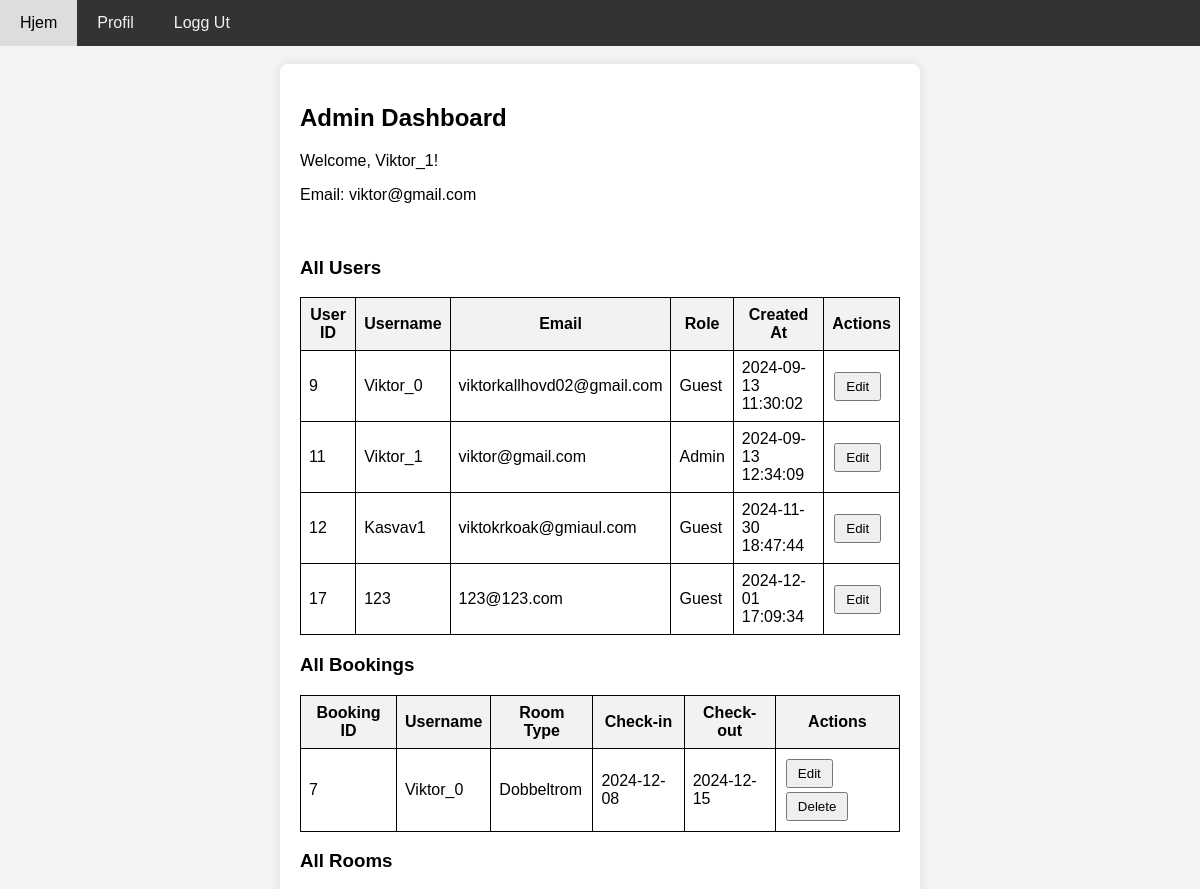
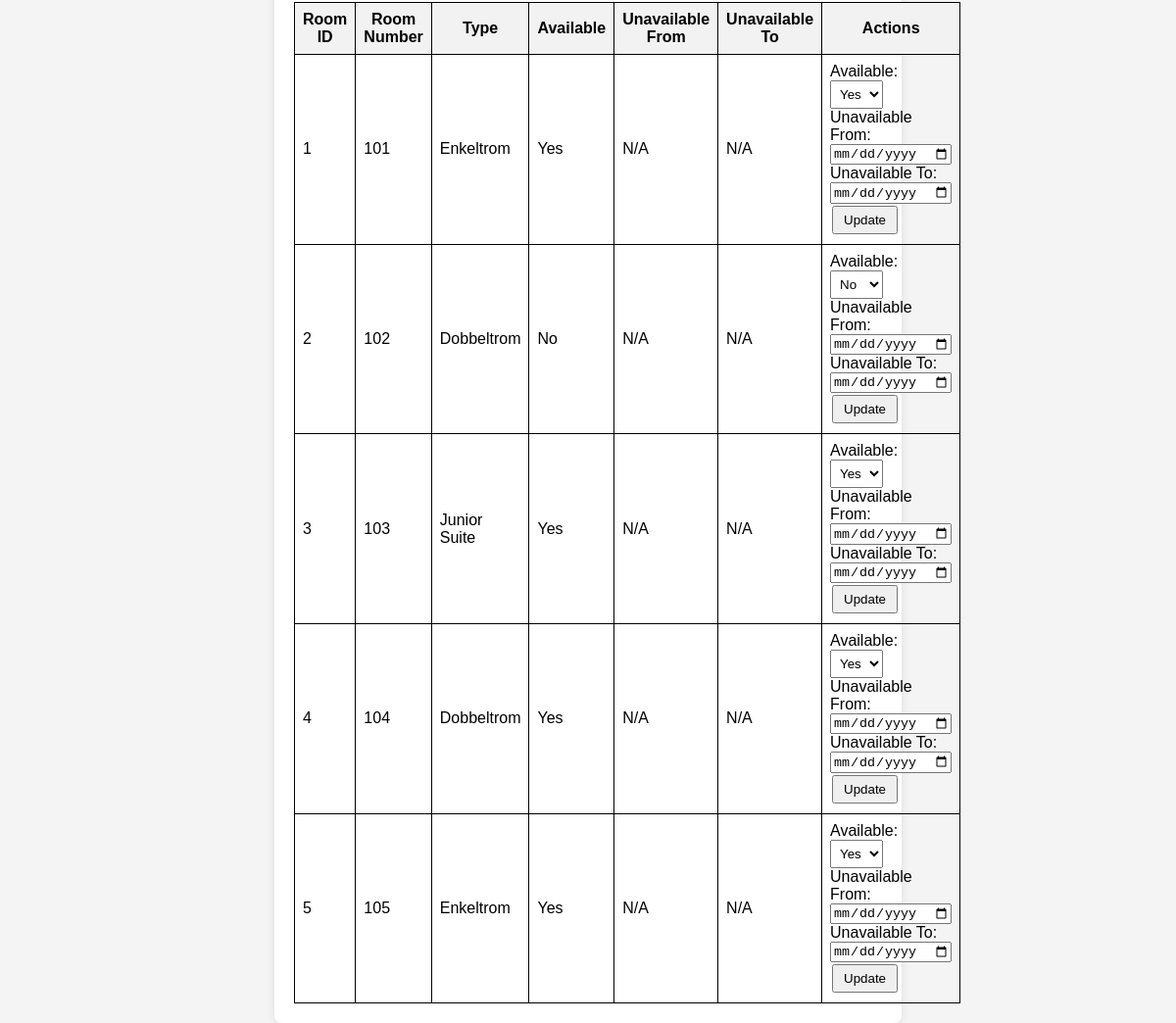
Page /profile.php (signed in) on the committed database (2 pictures, top to bottom).
### tables this page shows
CREATE TABLE `users` (
  `user_id` int(11) NOT NULL,
  `username` varchar(255) NOT NULL,
  `password` varchar(255) NOT NULL,
  `email` varchar(255) NOT NULL,
  `role` tinyint(1) NOT NULL COMMENT 'boolean 0 = gjest, 1 = admin',
  `created_at` timestamp NULL DEFAULT current_timestamp(),
  `failed_attempts` int(11) DEFAULT 0,
  `lockout_until` datetime DEFAULT NULL,
  `last_failed_attempt` datetime DEFAULT NULL
);

CREATE TABLE `bookings` (
  `booking_id` int(11) NOT NULL,
  `user_id` int(11) NOT NULL,
  `room_id` int(11) NOT NULL,
  `check_in` date NOT NULL,
  `check_out` date NOT NULL,
  `adults` int(11) NOT NULL,
  `children` int(11) NOT NULL,
  `total_price` decimal(10,2) NOT NULL DEFAULT 0.00,
  `created_at` timestamp NOT NULL DEFAULT current_timestamp() ON UPDATE current_timestamp()
);

CREATE TABLE `room_types` (
  `room_type_id` int(11) NOT NULL,
  `type_name` varchar(255) NOT NULL,
  `description` text NOT NULL,
  `max_adults` int(11) NOT NULL,
  `max_children` int(11) NOT NULL,
  `price` int(11) NOT NULL
);

CREATE TABLE `rooms` (
  `room_id` int(11) NOT NULL,
  `room_number` varchar(10) NOT NULL,
  `room_type_id` int(11) NOT NULL,
  `is_available` tinyint(1) NOT NULL
);

### Components/functions/user_functions.php (called while the page is built, shortened)
<?php
class User {
    protected $user_id;
    protected $username;
    protected $email;
    protected $conn;
    public function __construct($user_id, $conn) {
        $this->user_id = $user_id;
        $this->conn = $conn;
        $this->loadUserData();
    }
    protected function loadUserData() {
        $sql = "SELECT user_id, username, email, role, created_at FROM users WHERE user_id = ?";
        $stmt = $this->conn->prepare($sql);
        $stmt->bind_param("i", $this->user_id);
        $stmt->execute();
        $result = $stmt->get_result()->fetch_assoc();
        if ($result) {
            $this->username = $result['username'];
            $this->email = $result['email'];
        }
    }
    public function getUsername() {
        return $this->username;
    }
    public function getEmail() {
        return $this->email;
    }
}
class Admin extends User {
    public function getAllUsers() {
        $sql = "SELECT user_id, username, email, role, created_at FROM users";
        $result = $this->conn->query($sql);
        if ($result->num_rows > 0) {
            return $result->fetch_all(MYSQLI_ASSOC);
        } else {
            return [];
        }
    }
}
?>

### public/profiles/admin_dashboard.php (the view, shortened to what this page needs)
<?php
$allUsers = $userProfile->getAllUsers();
$edit_user_id = isset($_POST['edit_user_id']) ? $_POST['edit_user_id'] : null;
function getAllBookings($limit, $offset)
{
    global $conn;
    $sql = "SELECT bookings.booking_id, bookings.check_in, bookings.check_out,
                   users.username, room_types.type_name AS room_type
            FROM bookings
            JOIN rooms ON bookings.room_id = rooms.room_id
            JOIN room_types ON rooms.room_type_id = room_types.room_type_id
            JOIN users ON bookings.user_id = users.user_id
            LIMIT ? OFFSET ?";
    $stmt = $conn->prepare($sql);
    $stmt->bind_param("ii", $limit, $offset);
    if (!$stmt->execute()) {
        die("Execution error: " . $stmt->error);
    }
    $result = $stmt->get_result();
    return $result && $result->num_rows > 0 ? $result->fetch_all(MYSQLI_ASSOC) : [];
}
function getAllRooms() {
    global $conn;
    $sql = "SELECT room_id, room_number, type_name, is_available, unavailable_from, unavailable_to
    FROM rooms
    JOIN room_types ON rooms.room_type_id = room_types.room_type_id";
$result = $conn->query($sql);
    return $result ? $result->fetch_all(MYSQLI_ASSOC) : [];
}
$limit = 10;
$offset = 0;
$allBookings = getAllBookings($limit, $offset);
?>
<html lang="en">
<head>
    <link rel="stylesheet" href="../css/admin.css">
</head>
<body>
    <div>
        <div>
            <h2>Admin Dashboard</h2>
            <p>Welcome, <?php echo htmlspecialchars($userProfile->getUsername()); ?>!</p>
            <p>Email: <?php echo htmlspecialchars($userProfile->getEmail()); ?></p>
            <br>
            <h3>All Users</h3>
            <table>
                <thead>
                    <tr>
                        <th>User ID</th>
                        <th>Username</th>
                        <th>Email</th>
                        <th>Role</th>
                        <th>Created At</th>
                        <th>Actions</th>
                    </tr>
                </thead>
                <tbody>
                    <?php foreach ($allUsers as $user): ?>
                        <?php if ($edit_user_id == $user['user_id']): ?>
                            <tr>
                                <form action="" method="post">
                                    <td><?php echo htmlspecialchars($user['user_id']); ?></td>
                                    <td><input type="text" name="username" value="<?php echo htmlspecialchars($user['username']); ?>"></td>
                                    <td><?php echo htmlspecialchars($user['email']); ?></td>
                                    <td>
                                        <select name="role">
                                            <option value="1" <?php echo $user['role'] == 1 ? 'selected' : ''; ?>>Admin</option>
                                            <option value="0" <?php echo $user['role'] == 0 ? 'selected' : ''; ?>>Guest</option>
                                        </select>
                                    </td>
                                    <td><?php echo htmlspecialchars($user['created_at']); ?></td>
                                    <td>
                                        <input type="hidden" name="user_id" value="<?php echo htmlspecialchars($user['user_id']); ?>">
                                        <button type="submit">Save</button>
                                        <button type="submit" name="cancel" value="1">Cancel</button>
                                    </td>
                                </form>
                            </tr>
                        <?php else: ?>
                            <tr>
                                <td><?php echo htmlspecialchars($user['user_id']); ?></td>
                                <td><?php echo htmlspecialchars($user['username']); ?></td>
                                <td><?php echo htmlspecialchars($user['email']); ?></td>
                                <td><?php echo $user['role'] == 1 ? 'Admin' : 'Guest'; ?></td>
                                <td><?php echo htmlspecialchars($user['created_at']); ?></td>
                                <td>
                                    <form action="" method="post">
                                        <button type="submit">Edit</button>
                                    </form>
                                </td>
                            </tr>
                        <?php endif; ?>
                    <?php endforeach; ?>
                </tbody>
            </table>
            <h3>All Bookings</h3>
            <table>
                <thead>
                    <tr>
                        <th>Booking ID</th>
                        <th>Username</th>
                        <th>Room Type</th>
                        <th>Check-in</th>
                        <th>Check-out</th>
                        <th>Actions</th>
                    </tr>
                </thead>
                <tbody>
                    <?php if (!empty($allBookings)): ?>
                        <?php foreach ($allBookings as $booking): ?>
                            <?php if (isset($_POST['edit_booking_id']) && $_POST['edit_booking_id'] == $booking['booking_id']): ?>
                                <tr>
                                    <form action="" method="post">
                                        <td><?php echo htmlspecialchars($booking['booking_id']); ?></td>
                                        <td><?php echo htmlspecialchars($booking['username']); ?></td>
                                        <td>
                                            <select name="room_type">
                                                <?php
                                                $roomTypes = getRoomTypes();
                                                foreach ($roomTypes as $roomType) {
                                                    $selected = $booking['room_type'] === $roomType['type_name'] ? 'selected' : '';
                                                    echo "<option value='{$roomType['type_name']}' $selected>{$roomType['type_name']}</option>";
                                                }
                                                ?>
                                            </select>
                                        </td>
                                        <td><input type="date" name="check_in" value="<?php echo htmlspecialchars($booking['check_in']); ?>"></td>
                                        <td><input type="date" name="check_out" value="<?php echo htmlspecialchars($booking['check_out']); ?>"></td>
                                        <td>
                                            <input type="hidden" name="booking_id" value="<?php echo htmlspecialchars($booking['booking_id']); ?>">
                                            <button type="submit" name="save_booking">Save</button>
                                            <button type="submit" name="cancel_edit" value="1">Cancel</button>
                                        </td>
                                    </form>
                                </tr>
                            <?php else: ?>
                                <tr>
                                    <td><?php echo htmlspecialchars($booking['booking_id']); ?></td>
                                    <td><?php echo htmlspecialchars($booking['username']); ?></td>
                                    <td><?php echo htmlspecialchars($booking['room_type']); ?></td>
                                    <td><?php echo htmlspecialchars($booking['check_in']); ?></td>
                                    <td><?php echo htmlspecialchars($booking['check_out']); ?></td>
                                    <td>
                                        <form action="" method="post" style="display:inline-block;">
                                            <button type="submit">Edit</button>
                                        </form>
                                        <form action="" method="post" style="display:inline-block;">
                                            <button type="submit">Delete</button>
                                        </form>
                                    </td>
                                </tr>
                            <?php endif; ?>
                        <?php endforeach; ?>
                    <?php else: ?>
                        <tr>
                            <td colspan="6">No bookings found.</td>
                        </tr>
                    <?php endif; ?>
                </tbody>
            </table>
        </div>
<h3>All Rooms</h3>
<table>
    <thead>
        <tr>
            <th>Room ID</th>
            <th>Room Number</th>
            <th>Type</th>
            <th>Available</th>
            <th>Unavailable From</th>
            <th>Unavailable To</th>
            <th>Actions</th>
        </tr>
    </thead>
    <tbody>
        <?php
        $allRooms = getAllRooms();
        foreach ($allRooms as $room): ?>
            <tr>
                <td><?php echo htmlspecialchars($room['room_id']); ?></td>
                <td><?php echo htmlspecialchars($room['room_number']); ?></td>
                <td><?php echo htmlspecialchars($room['type_name']); ?></td>
                <td><?php echo $room['is_available'] ? 'Yes' : 'No'; ?></td>
                <td><?php echo $room['unavailable_from'] ?: 'N/A'; ?></td>
                <td><?php echo $room['unavailable_to'] ?: 'N/A'; ?></td>
                <td>
                    <form action="" method="post">
                        <label for="is_available">Available:</label>
                        <select name="is_available">
                            <option value="1" <?php echo $room['is_available'] == 1 ? 'selected' : ''; ?>>Yes</option>
                            <option value="0" <?php echo $room['is_available'] == 0 ? 'selected' : ''; ?>>No</option>
                        </select><br>
                        <label for="unavailable_from">Unavailable From:</label>
                        <input type="date" name="unavailable_from" value="<?php echo htmlspecialchars($room['unavailable_from']); ?>"><br>
                        <label for="unavailable_to">Unavailable To:</label>
                        <input type="date" name="unavailable_to" value="<?php echo htmlspecialchars($room['unavailable_to']); ?>"><br>
                        <button type="submit" name="update_room">Update</button>
                    </form>
                </td>
            </tr>
        <?php endforeach; ?>
    </tbody>
</table>
    </div>
</body>
</html>

### Components/header.php (shortened to what this page needs)
<!DOCTYPE html>
<html>
<head>
    <link rel="stylesheet" href="../css/navbar.css">
</head>
<body>
    <div class="navbar">
        <a href="index.php">Hjem</a>
        <?php if (!isset($_SESSION['user_id'])): ?>
            <a href="register.php">Registrer Bruker</a>
            <a href="login.php">Logg Inn</a>
        <?php else: ?>
            <a href="profile.php">Profil</a>
        <?php endif; ?>
        <?php if (isset($_SESSION['user_id'])): ?>
            <form class="navbar" id="logout-form" action="../logout.php" method="POST" style="display:inline;">
                <a href="../logout.php" type="submit" id="logout">Logg Ut</a>
            </form>
        <?php endif; ?>
    </div>
    <br>
</body>
</html>

### public/profile.php (shortened to what this page needs)
<?php
include '../db_connect.php';
include '../Components/header.php';
include '../Components/functions/user_functions.php';
$userProfile = null;
if (isset($_SESSION['user_id'])) {
    $user_id = $_SESSION['user_id'];
    $userProfile = new User($user_id, $conn);
    $userRole = $userProfile->getRole();
    if ($userRole === 1) {
        $userProfile = new Admin($user_id, $conn);
    } elseif ($userRole === 0) {
        $userProfile = new Guest($user_id, $conn);
    } else {
        header('Location: login.php');
        exit();
    }
}
$isAdmin = $userProfile instanceof Admin;
?>
<div class="container">
    <div class="profile">
        <?php
        if ($isAdmin) {
            include "profiles/admin_dashboard.php";
        } else {
            include "profiles/guest_profile.php";
            exit();
        }
        ?>
    </div>
</div>

### css/navbar.css (style rules this page uses)
body { font-family: Arial, sans-serif; background-color: #f4f4f4; margin: 0; padding: 0; }
.navbar { background-color: #333; overflow: hidden; }
.navbar a { float: left; display: block; color: #f2f2f2; text-align: center; padding: 14px 20px; text-decoration: none; }
.container { padding: 20px; max-width: 600px; margin: auto; padding: auto; background-color: #fff; border-radius: 8px; box-shadow: 0 0 10px rgba(0, 0, 0, 0.1); }

### css/admin.css (style rules this page uses)
table { width: 100%; border-collapse: collapse; }
table, th, td { border: 1px solid black; padding: 8px; }
th { background-color: #f2f2f2; }
button { padding: 5px 10px; margin: 2px; }
input[type="text"], select { padding: 5px; }

### rows in the picture
users: username "Viktor_1", email "viktor@gmail.com", user_id "11", role "Admin", created_at "2024-09-13 12:34:09"
users: user_id "9", username "Viktor_0", email "viktorkallhovd02@gmail.com", role "Guest", created_at "2024-09-13 11:30:02"
users: user_id "12", username "Kasvav1", email "viktokrkoak@gmiaul.com", role "Guest", created_at "2024-11-30 18:47:44"
users: user_id "17", username "123", email "123@123.com", role "Guest", created_at "2024-12-01 17:09:34"
bookings: booking_id "7", user.username "Viktor_0", room_types.type_name "Dobbeltrom", check_in "2024-12-08", check_out "2024-12-15"
rooms: room_id "1", room_number "101", room_type.type_name "Enkeltrom", shows "Yes", unavailable_from "N/A", unavailable_to "N/A", is_available "Yes"
rooms: room_id "2", room_number "102", room_type.type_name "Dobbeltrom", shows "No", unavailable_from "N/A", unavailable_to "N/A", is_available "No"
rooms: room_id "3", room_number "103", room_type.type_name "Junior Suite", shows "Yes", unavailable_from "N/A", unavailable_to "N/A", is_available "Yes"
rooms: room_id "4", room_number "104", room_type.type_name "Dobbeltrom", shows "Yes", unavailable_from "N/A", unavailable_to "N/A", is_available "Yes"
rooms: room_id "5", room_number "105", room_type.type_name "Enkeltrom", shows "Yes", unavailable_from "N/A", unavailable_to "N/A", is_available "Yes"
